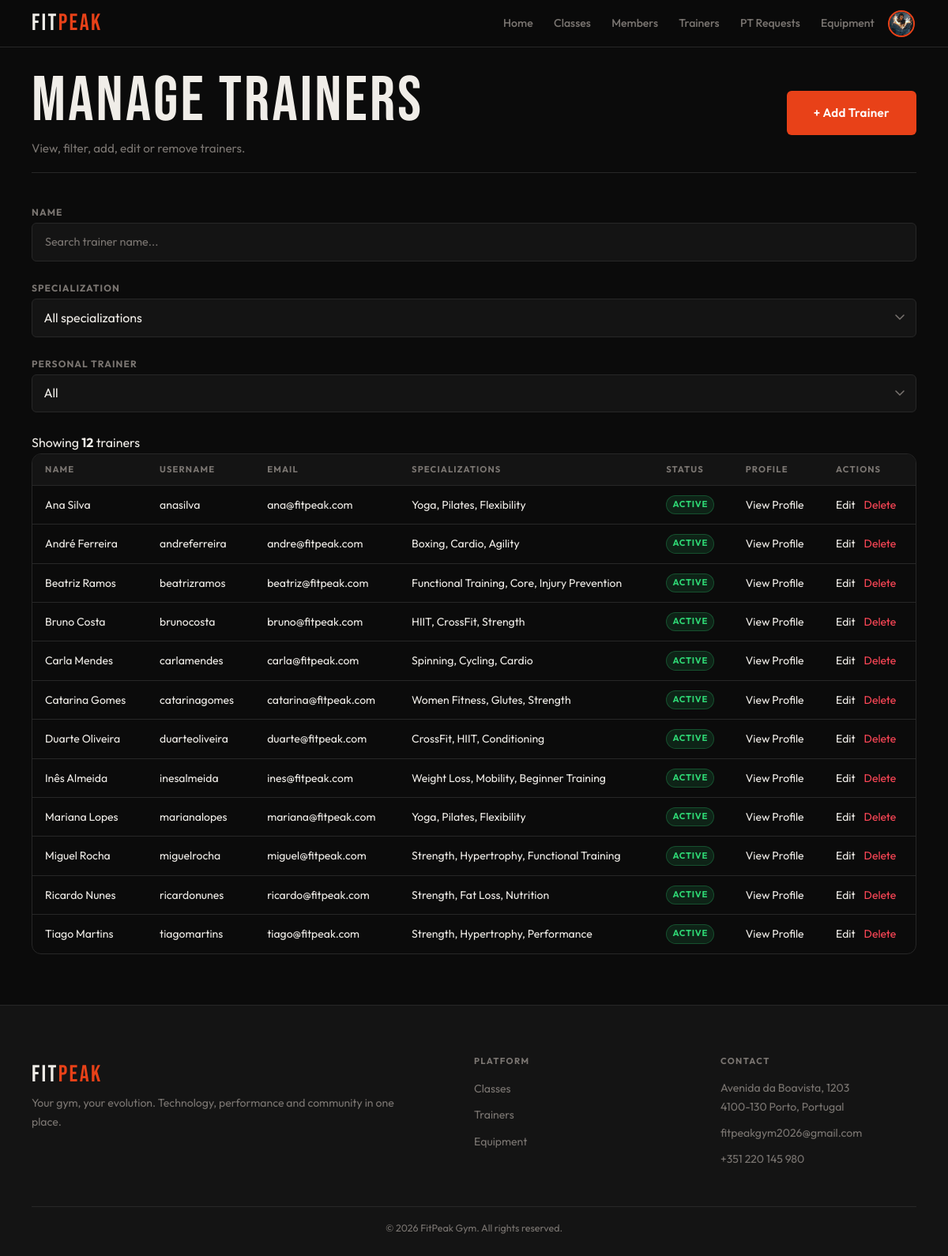
Page /admin/trainers.php?error=notfound (signed in) on the earlier database version.
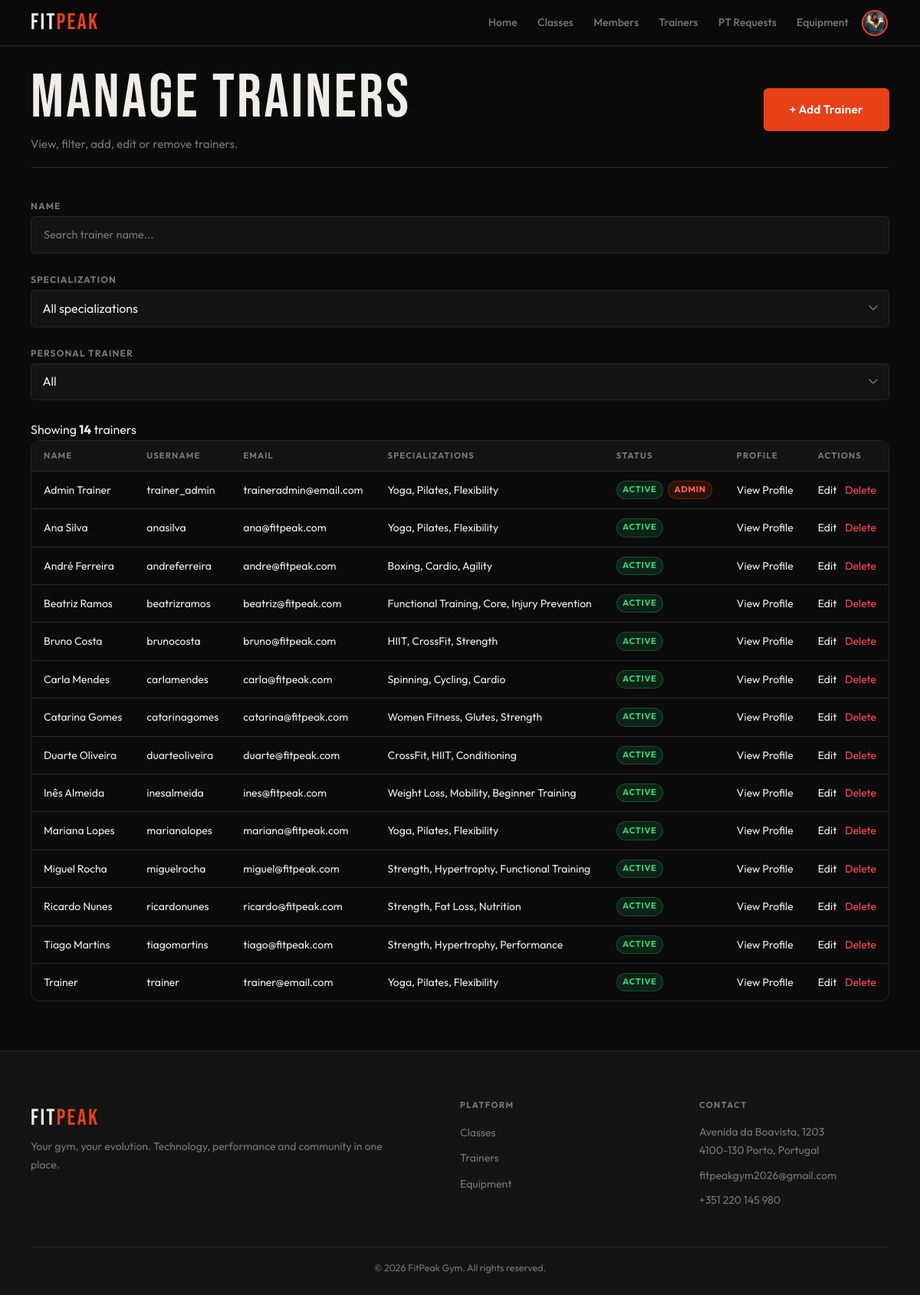
Same page on the later database version.
### tables this page shows
CREATE TABLE users (
    id         INTEGER  PRIMARY KEY AUTOINCREMENT,
    name       TEXT     NOT NULL,
    username   TEXT     UNIQUE
                        NOT NULL,
    email      TEXT     UNIQUE
                        NOT NULL,
    password   TEXT     NOT NULL,
    role       TEXT     NOT NULL
                        DEFAULT 'member'
                        CHECK (role IN ('member', 'trainer', 'admin') ),
    is_admin   INTEGER  NOT NULL
                        DEFAULT 0,
    photo      TEXT     DEFAULT NULL,
    active     INTEGER  NOT NULL
                        DEFAULT 1,
    created_at DATETIME DEFAULT CURRENT_TIMESTAMP
);

### db/trainers.php (called while the page is built, shortened)
<?php
function getAllTrainers($pdo, $filters = []) {
    $sql = "
        SELECT
            u.id,
            u.name,
            u.username,
            u.email,
            u.photo,
            u.active,
            u.is_admin,
            tp.bio,
            tp.specializations,
            tp.certifications,
            tp.is_pt,
            tp.pt_description,
            tp.pt_hourly_rate,
            tp.pt_available,
            COALESCE(ROUND(AVG(r.rating), 1), 0) AS rating,
            COUNT(r.id) AS review_count
        FROM users u
        LEFT JOIN trainer_profiles tp ON u.id = tp.user_id
        LEFT JOIN class_schedules cs ON cs.trainer_id = u.id
        LEFT JOIN class_sessions sess ON sess.schedule_id = cs.id
        LEFT JOIN reviews r ON r.session_id = sess.id
        WHERE u.role = 'trainer'
    ";
    $params = [];
    $sql .= "
        GROUP BY u.id
        ORDER BY u.name ASC
    ";
    $stmt = $pdo->prepare($sql);
    $stmt->execute($params);
    return $stmt->fetchAll(PDO::FETCH_ASSOC);
}
?>

### template/trainers.php (the view, shortened to what this page needs)
    <?php
function output_trainers_admin_table($trainers) {
    foreach ($trainers as $t) {
        $id = (int)$t['id'];
        ?>
        <tr>
            <td><?= htmlspecialchars($t['name']) ?></td>
            <td><?= htmlspecialchars($t['username']) ?></td>
            <td><?= htmlspecialchars($t['email']) ?></td>
            <td><?= htmlspecialchars(substr($t['specializations'] ?? '', 0, 50)) ?></td>
            <td>
                <div class="status-badges">
                    <?= $t['active']
                        ? '<span class="badge badge-success">Active</span>'
                        : '<span class="badge badge-danger">Inactive</span>'
                    ?>
                    <?php if (!empty($t['is_admin'])): ?>
                        <span class="badge badge-admin">Admin</span>
                    <?php endif; ?>
                </div>
            </td>
            <td>
                <a href="../admin/trainer_profile.php?id=<?= $id ?>" class="action-link">View Profile</a>
            </td>
            <td>
                <a href="edit_trainer.php?id=<?= $id ?>" class="action-link">Edit</a>
                <a href="delete_trainer.php?id=<?= $id ?>" class="action-link danger delete-trainer-link">Delete</a>
            </td>
        </tr>
        <?php
    }
}
    ?>

### includes/header.php (shortened to what this page needs)
<?php
if (!function_exists('output_header')) {
    function output_header($pageCss) {
        $loggedIn = isset($_SESSION['user_id']);
        $userName = $_SESSION['user_name'] ?? '';
        $originalRole = $_SESSION['role'] ?? '';
        $userPhoto = $_SESSION['user_photo'] ?? null;
        $userIsAdmin = !empty($_SESSION['is_admin']) || $originalRole === 'admin';
        $activeRole = $_SESSION['active_role'] ?? '';
        if (!$loggedIn) {
            $headerArea = 'public';
        } elseif ($activeRole === 'member') {
            $headerArea = 'member';
        } elseif ($activeRole === 'trainer') {
            $headerArea = 'trainer';
        } elseif ($activeRole === 'admin') {
            $headerArea = 'admin';
        }
        $avatarHtml = '';
        if ($loggedIn) {
            $initial = strtoupper(substr($userName, 0, 1));
            if (!empty($userPhoto)) {
                $avatarHtml = '<img src="' . htmlspecialchars($userPhoto) . '" alt="' . htmlspecialchars($userName) . '" class="avatar-img">';
            } else {
                $avatarHtml = '<span class="avatar-initial">' . htmlspecialchars($initial) . '</span>';
            }
        }
        switch ($headerArea) {
            case 'admin':
                $logoLink = '../admin/dashboard.php';
                $profileLink = '../admin/profile.php';
                break;
        }
?>
<!DOCTYPE html>
<html lang="en">
<head>
    <link rel="stylesheet" href="../css/base.css">
    <link rel="stylesheet" href="../css/components.css">
    <link rel="stylesheet" href="../css/pages/<?= htmlspecialchars($pageCss) ?>">
</head>
<body>
<header>
    <nav class="navbar" aria-label="Main navigation">
        <a href="<?= htmlspecialchars($logoLink) ?>" class="logo">FIT<span>PEAK</span></a>
        <ul class="nav-menu">
            <?php if ($headerArea === 'member'): ?>
                <li><a href="../member/dashboard.php">Home</a></li>
                <li><a href="../member/classes.php">Classes</a></li>
                <li><a href="../member/trainers.php">Trainers</a></li>
                <li><a href="../member/equipment.php">Equipment</a></li>
                <li><a href="../member/notifications.php">Notifications</a></li>
                <?php if ($userIsAdmin && $originalRole !== 'admin'): ?>
                    <li><a href="../public/choose_area.php" class="nav-login">Switch Area</a></li>
                <?php endif; ?>
                <li class="nav-avatar">
                    <a href="../member/profile.php" class="avatar-link" title="My Profile">
                        <div class="avatar"><?= $avatarHtml ?></div>
                    </a>
                </li>
            <?php elseif ($headerArea === 'admin'): ?>
                <li><a href="../admin/dashboard.php">Home</a></li>
                <li><a href="../admin/classes.php">Classes</a></li>
                <li><a href="../admin/members.php">Members</a></li>
                <li><a href="../admin/trainers.php">Trainers</a></li>
                <li><a href="../admin/pt_requests.php">PT Requests</a></li>
                <li><a href="../admin/equipment.php">Equipment</a></li>
                <li class="nav-avatar">
                    <a href="<?= htmlspecialchars($profileLink) ?>" class="avatar-link" title="My Profile">
                        <div class="avatar"><?= $avatarHtml ?></div>
                    </a>
                </li>
            <?php endif; ?>
        </ul>
    </nav>
</header>
<?php
    }
}
?>

### admin/trainers.php (shortened to what this page needs)
<?php
require_once '../includes/header.php';
require_once '../includes/footer.php';
require_once '../db/trainers.php';
require_once '../template/trainers.php';
$pdo = getDatabaseConnection();
$filters = [
    'specialization' => $_GET['specialization'] ?? '',
    'name'           => $_GET['name'] ?? '',
    'is_pt'          => $_GET['is_pt'] ?? ''
];
$selectedName = $filters['name'];
$selectedIsPt = $filters['is_pt'];
$trainers = getAllTrainers($pdo, $filters);
output_header('admin_trainers.css');
?>
<link rel="stylesheet" href="../css/pages/form.css">
<main class="main">
    <div class="container">
        <header class="page-header">
            <div class="page-header-row page-header-actions">
                <div>
                    <h1>Manage Trainers</h1>
                    <p>View, filter, add, edit or remove trainers.</p>
                </div>
                <a href="create_trainer.php" class="main-button">+ Add Trainer</a>
            </div>
        </header>
        <form id="filter-form" method="get" class="filter-bar trainers-filter">
            <div class="filter-group">
                <label class="form-label" for="f-name">Name</label>
                <input
                    type="text"
                    id="f-name"
                    name="name"
                    class="form-control"
                    value="<?= htmlspecialchars($selectedName) ?>"
                    placeholder="Search trainer name..."
                >
            </div>
            <div class="filter-group">
                <label class="form-label" for="f-specialization">Specialization</label>
                <select id="f-specialization" name="specialization" class="form-select">
                    <option value="">All specializations</option>
                </select>
            </div>
            <div class="filter-group">
                <label class="form-label" for="f-is-pt">Personal Trainer</label>
                <select id="f-is-pt" name="is_pt" class="form-select">
                    <option value="" <?= $selectedIsPt === '' ? 'selected' : '' ?>>All</option>
                </select>
            </div>
        </form>
        <div class="results-bar">
            <p class="results-count">
                Showing <strong id="trainer-count"><?= count($trainers) ?></strong> trainers
            </p>
        </div>
        <div class="table-wrap">
            <table>
                <thead>
                    <tr>
                        <th>Name</th>
                        <th>Username</th>
                        <th>Email</th>
                        <th>Specializations</th>
                        <th>Status</th>
                        <th>Profile</th>
                        <th>Actions</th>
                    </tr>
                </thead>
                <tbody id="trainer-table-body">
                    <?php output_trainers_admin_table($trainers); ?>
                </tbody>
            </table>
        </div>
    </div>
</main>
<?php output_footer('../admin/'); ?>

### includes/footer.php
<?php
function output_footer($basePath = '') {
    $safeBasePath = htmlspecialchars($basePath);
?>
    <footer class="site-footer">
        <div class="container">
            <div class="footer-grid">
                <div class="footer-box">
                    <span class="logo">FIT<span>PEAK</span></span>
                    <p>Your gym, your evolution. Technology, performance and community in one place.</p>
                </div>
                <div class="footer-box">
                    <h3>Platform</h3>
                    <ul>
                        <li><a href="<?= $safeBasePath ?>classes.php">Classes</a></li>
                        <li><a href="<?= $safeBasePath ?>trainers.php">Trainers</a></li>
                        <li><a href="<?= $safeBasePath ?>equipment.php">Equipment</a></li>
                    </ul>
                </div>
                <div class="footer-box">
                    <h3>Contact</h3>
                    <p>Avenida da Boavista, 1203<br>4100-130 Porto, Portugal</p>
                    <p>fitpeakgym2026@gmail.com</p>
                    <p>+351 220 145 980</p>
                </div>
            </div>
            <div class="footer-bottom">
                <p>&copy; 2026 FitPeak Gym. All rights reserved.</p>
            </div>
        </div>
    </footer>
    </body>
    </html>
<?php } ?>

### css/base.css (style rules this page uses)
:root { --bg: #0b0b0b; --surface: #141414; --card: #1c1c1c; --border: #272727; --accent: #e84118; --accent-glow: rgba(232, 65, 24, 0.28); --text: #f0ede8; --muted: #7a7571; --success: #2ed573; --warning: #ffa502; --danger: #ff4757; --info: #1e90ff; --ff-display: 'Bebas Neue', sans-serif; --ff-body: 'Outfit', sans-serif; --sp-xs: 0.25rem; --sp-sm: 0.5rem; --sp-md: 1rem; --sp-lg: clamp(1rem, 3vw, 1.5rem); --sp-xl: clamp(1.5rem, 5vw, 2.5rem); --sp-2xl: clamp(2rem, 7vw, 4rem); --nav-h: 60px; --r-sm: 6px; --r-md: 12px; --r-pill: 999px; --touch: 44px; --max-w: 1200px; --shadow-a: 0 0 24px var(--accent-glow); --t: 0.22s cubic-bezier(0.4, 0, 0.2, 1); }
*, *::before, *::after { box-sizing: border-box; margin: 0; padding: 0; }
html { font-size: 16px; scroll-behavior: smooth; -webkit-text-size-adjust: 100%; }
body { font-family: var(--ff-body); background: var(--bg); color: var(--text); line-height: 1.6; min-height: 100dvh; display: flex; flex-direction: column; overflow-x: hidden; }
img, svg { display: block; max-width: 100%; height: auto; }
a { color: inherit; text-decoration: none; }
ul, ol { list-style: none; }
input, select, textarea { font: inherit; }
h1, h2, h3, h4, h5, h6 { font-family: var(--ff-display); letter-spacing: 0.04em; line-height: 1.1; font-weight: 400; }
h1 { font-size: clamp(2.2rem, 7vw, 5rem); }
h3, h4 { font-size: clamp(1rem, 2.5vw, 1.2rem); font-family: var(--ff-body); font-weight: 600; }
p { line-height: 1.75; }
.container { width: 100%; max-width: var(--max-w); margin-inline: auto; padding-inline: var(--sp-md); }
.main { flex: 1; padding-top: var(--nav-h); }
@media (min-width: 640px) { .container { padding-inline: var(--sp-lg); } }
@media (min-width: 1024px) { .container { padding-inline: var(--sp-xl); } }

### css/pages/admin_trainers.css (style rules this page uses)
.action-link.danger { color: var(--danger); margin-left: 0.5rem; }
.filter-group { gap: var(--sp-md); margin-bottom: var(--sp-lg); }

### css/pages/form.css (style rules this page uses)
.form-control, .form-input { width: 100%; min-height: var(--touch); background: var(--surface); border: 1px solid var(--border); border-radius: var(--r-sm); color: var(--text); padding: 0.75rem 1rem; font-size: 0.9rem; font-family: var(--ff-body); transition: border-color var(--t), box-shadow var(--t), background var(--t); }
.form-control::placeholder, .form-input::placeholder { color: var(--muted); }
.page-header-actions { display: flex; justify-content: space-between; align-items: center; gap: var(--sp-md); }
main { padding-bottom: var(--sp-2xl); }

Differences in the rows shown:
added users: name "Admin Trainer", username "trainer_admin", email "traineradmin@email.com", specializations "Yoga, Pilates, Flexibility", active "ACTIVE", is_admin "ADMIN"
added users: name "Trainer", username "trainer", email "trainer@email.com", specializations "Yoga, Pilates, Flexibility", active "ACTIVE"
Other differences:
count($trainers): "12" → "14"
